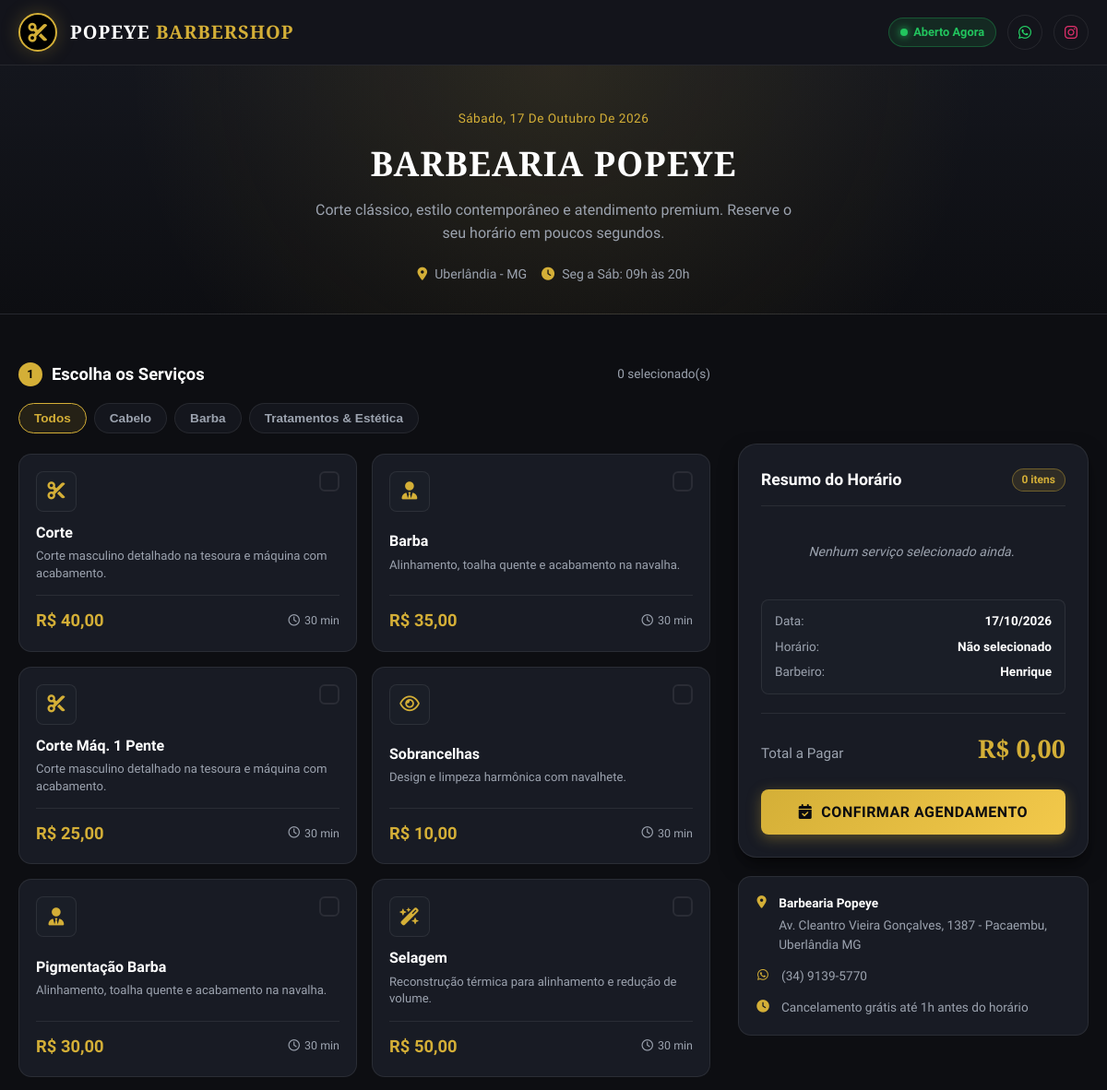
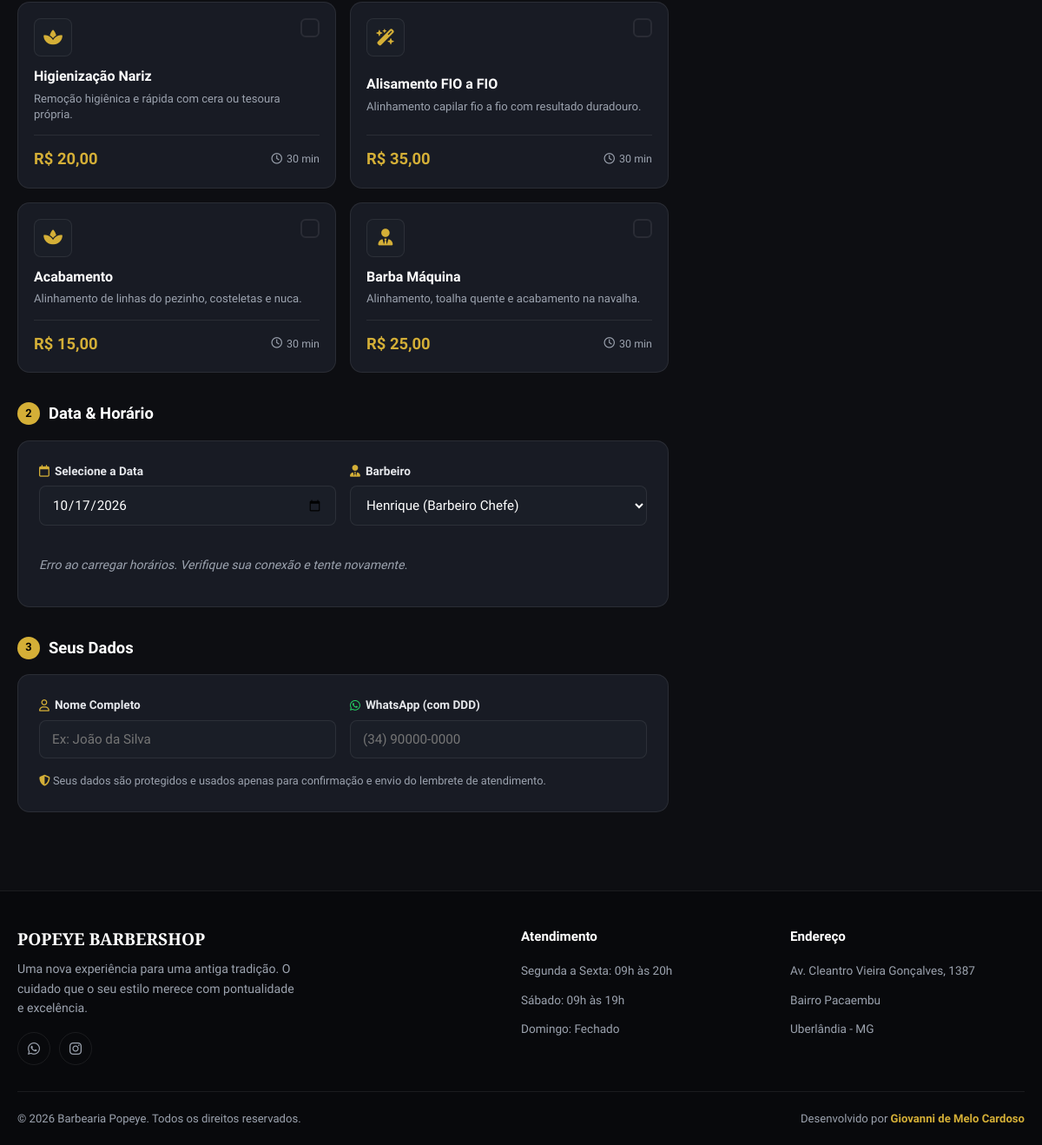
The page / on the database its author committed (2 pictures, top to bottom).
### agendamento/models.py (models this page shows, shortened)
class Servico(models.Model):
    nome = models.CharField(max_length=100)
    preco = models.DecimalField(max_digits=6, decimal_places=2)

### agendamento/views.py (the view, shortened to what this page needs)
# urls.py: path('', views.index, name='index'),
def index(request):
    servicos = Servico.objects.all()
    return render(request, 'agendamento/index.html', {'servicos': servicos})

### agendamento/Templates/agendamento/index.html (shortened to what this page needs)
<!DOCTYPE html>
<html lang="pt-BR">
<head>
    <link rel="stylesheet" href="https://cdnjs.cloudflare.com/ajax/libs/font-awesome/6.5.1/css/all.min.css">
</head>
<body>
    <header class="top-nav">
        <div class="nav-container">
            <a href="{% url 'index' %}" class="brand-group">
                <div class="brand-logo-wrap">
                    <i class="fa-solid fa-scissors"></i>
                </div>
                <div>
                    <div class="brand-name">POPEYE <span>BARBERSHOP</span></div>
                </div>
            </a>
            <div class="nav-actions">
                <div class="status-badge">
                    <div class="status-dot"></div>
                    <span>Aberto Agora</span>
                </div>
                <a href="https://wa.me/553491395770" target="_blank" class="btn-ghost-social" title="WhatsApp Oficial">
                    <i class="fa-brands fa-whatsapp" style="color: #25d366;"></i>
                </a>
                <a href="https://www.instagram.com/popeyebarbeariaofc" target="_blank" class="btn-ghost-social"
                    title="Instagram Oficial">
                    <i class="fa-brands fa-instagram" style="color: #e1306c;"></i>
                </a>
            </div>
        </div>
    </header>
    <section class="hero">
        <div class="hero-inner">
            <span class="hero-date" id="data-atual-banner">Hoje</span>
            <h1 class="hero-title">Barbearia Popeye</h1>
            <p class="hero-subtitle">Corte clássico, estilo contemporâneo e atendimento premium. Reserve o seu horário
                em poucos segundos.</p>
            <div class="hero-meta-strip">
                <div class="hero-meta-item">
                    <i class="fa-solid fa-location-dot"></i>
                    <span>Uberlândia - MG</span>
                </div>
                <div class="hero-meta-item">
                    <i class="fa-solid fa-clock"></i>
                    <span>Seg a Sáb: 09h às 20h</span>
                </div>
            </div>
        </div>
    </section>
    <main class="main-wrapper">
        <form id="form-agendamento" method="POST" action="{% url 'index' %}" style="display: contents;">
            <div class="content-flow">
                <section>
                    <div class="section-header">
                        <h2 class="section-title">
                            <span class="step-number">1</span>
                            Escolha os Serviços
                        </h2>
                        <span style="font-size: 0.85rem; color: var(--text-muted);" id="contador-selecionados">0
                            selecionado(s)</span>
                    </div>
                    <div class="category-tabs">
                        <button type="button" class="tab-btn active"
                            onclick="filtrarCategoria('todos', this)">Todos</button>
                        <button type="button" class="tab-btn" onclick="filtrarCategoria('cabelo', this)">Cabelo</button>
                        <button type="button" class="tab-btn" onclick="filtrarCategoria('barba', this)">Barba</button>
                        <button type="button" class="tab-btn" onclick="filtrarCategoria('estetica', this)">Tratamentos &
                            Estética</button>
                    </div>
                    <div class="services-grid" id="grid-servicos">
                        {% for servico in servicos %}
                        <div class="service-card" data-id="{{ servico.id }}" data-nome="{{ servico.nome }}"
                            data-preco="{{ servico.preco }}"
                            data-cat="{% if 'Barba' in servico.nome %}barba{% elif 'Corte' in servico.nome or 'Acabamento' in servico.nome %}cabelo{% else %}estetica{% endif %}"
                            onclick="toggleServicoCard(this)">
                            <div class="service-top">
                                <div class="service-icon-wrap">
                                    {% if 'Barba' in servico.nome %}
                                    <i class="fa-solid fa-user-tie"></i>
                                    {% elif 'Corte' in servico.nome %}
                                    <i class="fa-solid fa-scissors"></i>
                                    {% elif 'Sobrancelhas' in servico.nome %}
                                    <i class="fa-regular fa-eye"></i>
                                    {% elif 'Selagem' in servico.nome or 'Alisamento' in servico.nome %}
                                    <i class="fa-solid fa-wand-magic-sparkles"></i>
                                    {% else %}
                                    <i class="fa-solid fa-spa"></i>
                                    {% endif %}
                                </div>
                                <div class="check-indicator"><i class="fa-solid fa-check"></i></div>
                            </div>
                            <div>
                                <h3 class="service-title">{{ servico.nome }}</h3>
                                <p class="service-desc">
                                    {% if 'Barba' in servico.nome %}
                                    Alinhamento, toalha quente e acabamento na navalha.
                                    {% elif 'Corte' in servico.nome %}
                                    Corte masculino detalhado na tesoura e máquina com acabamento.
                                    {% elif 'Sobrancelhas' in servico.nome %}
                                    Design e limpeza harmônica com navalhete.
                                    {% elif 'Pigmentação' in servico.nome %}
                                    Cobertura de falhas e realce das linhas faciais.
                                    {% elif 'Selagem' in servico.nome %}
                                    Reconstrução térmica para alinhamento e redução de volume.
                                    {% elif 'Higienização' in servico.nome %}
                                    Remoção higiênica e rápida com cera ou tesoura própria.
                                    {% elif 'Alisamento' in servico.nome %}
                                    Alinhamento capilar fio a fio com resultado duradouro.
                                    {% elif 'Acabamento' in servico.nome %}
                                    Alinhamento de linhas do pezinho, costeletas e nuca.
                                    {% else %}
                                    Procedimento especializado com produtos profissionais.
                                    {% endif %}
                                </p>
                            </div>
                            <div class="service-bottom">
                                <span class="service-price">R$ {{ servico.preco|floatformat:2 }}</span>
                                <span class="service-duration"><i class="fa-regular fa-clock"></i> 30 min</span>
                            </div>
                        </div>
                        {% endfor %}
                    </div>
                </section>
                <section>
                    <div class="section-header">
                        <h2 class="section-title">
                            <span class="step-number">2</span>
                            Data & Horário
                        </h2>
                    </div>
                    <div class="datetime-card">
                        <div class="date-picker-row">
                            <div class="input-group">
                                <label class="input-label" for="data">
                                    <i class="fa-regular fa-calendar" style="color: var(--primary-gold);"></i>
                                    Selecione a Data
                                </label>
                                <input type="date" id="data" name="data" class="input-control" required
                                    onchange="carregarHorariosDisponiveis(this.value)">
                            </div>
                            <div class="input-group">
                                <label class="input-label" for="select-barbeiro">
                                    <i class="fa-solid fa-user-tie" style="color: var(--primary-gold);"></i>
                                    Barbeiro
                                </label>
                                <select class="input-control" id="select-barbeiro">
                                    <option value="Henrique">Henrique (Barbeiro Chefe)</option>
                                </select>
                            </div>
                        </div>
                        <div id="container-horarios">
                            <p class="slots-loading-msg" id="msg-horarios">Escolha uma data acima para carregar a grade
                                de horários disponíveis.</p>
                        </div>
                    </div>
                </section>
                <section>
                    <div class="section-header">
                        <h2 class="section-title">
                            <span class="step-number">3</span>
                            Seus Dados
                        </h2>
                    </div>
                    <div class="datetime-card">
                        <div class="date-picker-row">
                            <div class="input-group">
                                <label class="input-label" for="nome">
                                    <i class="fa-regular fa-user" style="color: var(--primary-gold);"></i>
                                    Nome Completo
                                </label>
                                <input type="text" id="nome" name="nome" class="input-control"
                                    placeholder="Ex: João da Silva" required>
                            </div>
                            <div class="input-group">
                                <label class="input-label" for="telefone">
                                    <i class="fa-brands fa-whatsapp" style="color: #25d366;"></i>
                                    WhatsApp (com DDD)
                                </label>
                                <input type="tel" id="telefone" name="telefone" class="input-control"
                                    placeholder="(34) 90000-0000" maxlength="15" required>
                            </div>
                        </div>
                        <p style="font-size: 0.8rem; color: var(--text-muted); margin-top: -6px;">
                            <i class="fa-solid fa-shield-halved" style="color: var(--primary-gold);"></i>
                            Seus dados são protegidos e usados apenas para confirmação e envio do lembrete de
                            atendimento.
                        </p>
                    </div>
                </section>
            </div>
            <aside class="summary-sidebar">
                <div class="summary-card">
                    <div class="summary-header">
                        <h3 class="summary-title">Resumo do Horário</h3>
                        <span class="badge-count" id="badge-total-itens">0 itens</span>
                    </div>
                    <div class="summary-items" id="lista-resumo-servicos">
                        <div class="summary-empty">Nenhum serviço selecionado ainda.</div>
                    </div>
                    <div class="summary-meta-block">
                        <div class="summary-meta-row">
                            <span>Data:</span>
                            <strong id="resumo-data">Não definida</strong>
                        </div>
                        <div class="summary-meta-row">
                            <span>Horário:</span>
                            <strong id="resumo-hora">Não selecionado</strong>
                        </div>
                        <div class="summary-meta-row">
                            <span>Barbeiro:</span>
                            <strong id="resumo-barbeiro">Henrique</strong>
                        </div>
                    </div>
                    <div class="summary-total-row">
                        <span class="total-label">Total a Pagar</span>
                        <span class="total-value" id="valor-total-exibicao">R$ 0,00</span>
                    </div>
                    <button type="submit" class="btn-confirm" id="btn-finalizar">
                        <i class="fa-solid fa-calendar-check"></i>
                        Confirmar Agendamento
                    </button>
                </div>
                <div class="info-card">
                    <div class="info-row">
                        <i class="fa-solid fa-location-dot"></i>
                        <div>
                            <strong style="color: #fff; display: block; margin-bottom: 2px;">Barbearia Popeye</strong>
                            <a href="https://www.google.com/maps/search/?api=1&query=Av.+Cleantro+Vieira+Goncalves,+1387+-+Pacaembu,+Uberlandia+MG"
                                target="_blank">
                                Av. Cleantro Vieira Gonçalves, 1387 - Pacaembu, Uberlândia MG
                            </a>
                        </div>
                    </div>
                    <div class="info-row">
                        <i class="fa-brands fa-whatsapp"></i>
                        <a href="https://wa.me/553491395770" target="_blank">(34) 9139-5770</a>
                    </div>
                    <div class="info-row">
                        <i class="fa-solid fa-clock"></i>
                        <span>Cancelamento grátis até 1h antes do horário</span>
                    </div>
                </div>
            </aside>
        </form>
    </main>
    <footer class="app-footer">
        <div class="footer-container">
            <div class="footer-brand">
                <h4>POPEYE BARBERSHOP</h4>
                <p>Uma nova experiência para uma antiga tradição. O cuidado que o seu estilo merece com pontualidade e
                    excelência.</p>
                <div class="footer-socials">
                    <a href="https://wa.me/553491395770" target="_blank" class="btn-ghost-social" title="WhatsApp"><i
                            class="fa-brands fa-whatsapp"></i></a>
                    <a href="https://www.instagram.com/popeyebarbeariaofc" target="_blank" class="btn-ghost-social"
                        title="Instagram"><i class="fa-brands fa-instagram"></i></a>
                </div>
            </div>
            <div class="footer-links">
                <h5>Atendimento</h5>
                <ul>
                    <li><a href="#">Segunda a Sexta: 09h às 20h</a></li>
                    <li><a href="#">Sábado: 09h às 19h</a></li>
                    <li><a href="#">Domingo: Fechado</a></li>
                </ul>
            </div>
            <div class="footer-links">
                <h5>Endereço</h5>
                <ul>
                    <li><a href="https://www.google.com/maps/search/?api=1&query=Av.+Cleantro+Vieira+Goncalves,+1387+-+Pacaembu,+Uberlandia+MG"
                            target="_blank">Av. Cleantro Vieira Gonçalves, 1387</a></li>
                    <li><a href="#">Bairro Pacaembu</a></li>
                    <li><a href="#">Uberlândia - MG</a></li>
                </ul>
            </div>
        </div>
        <div class="footer-bottom">
            <span>&copy; 2026 Barbearia Popeye. Todos os direitos reservados.</span>
            <span>Desenvolvido por <strong>Giovanni de Melo Cardoso</strong></span>
        </div>
    </footer>
</body>
</html>

### rows shown on the page
Servico: nome "Corte", shows "Corte masculino detalhado na tesoura e máquina com acabamento.", preco "40,00"
Servico: nome "Barba", shows "Alinhamento, toalha quente e acabamento na navalha.", preco "35,00"
Servico: nome "Corte Máq. 1 Pente", shows "Corte masculino detalhado na tesoura e máquina com acabamento.", preco "25,00"
Servico: nome "Sobrancelhas", shows "Design e limpeza harmônica com navalhete.", preco "10,00"
Servico: nome "Pigmentação Barba", shows "Alinhamento, toalha quente e acabamento na navalha.", preco "30,00"
Servico: nome "Selagem", shows "Reconstrução térmica para alinhamento e redução de volume.", preco "50,00"
Servico: nome "Higienização Nariz", shows "Remoção higiênica e rápida com cera ou tesoura própria.", preco "20,00"
Servico: nome "Alisamento FIO a FIO", shows "Alinhamento capilar fio a fio com resultado duradouro.", preco "35,00"
Servico: nome "Acabamento", shows "Alinhamento de linhas do pezinho, costeletas e nuca.", preco "15,00"
Servico: nome "Barba Máquina", shows "Alinhamento, toalha quente e acabamento na navalha.", preco "25,00"
